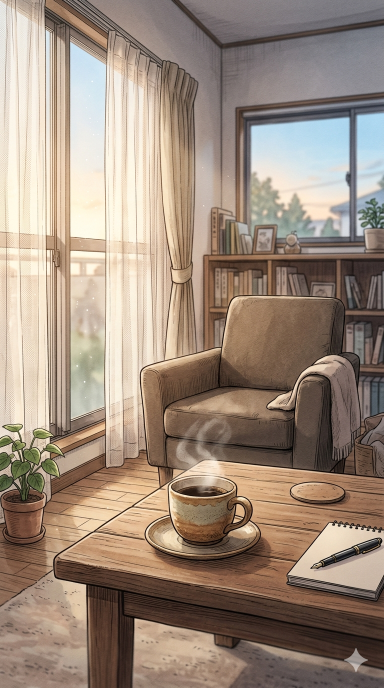
#> input picture backgrounds/reel_background.png, 768 x 1376 px (shown at 1/2 size)
$ python -i generate_reel.py   (imports and definitions only)
#> lines starting #> are read from the running program, lines starting #| are printed output that depends on the picture
#!/usr/bin/env python3
"""
Instagram リール自動生成パイプライン

使い方:
  1. script.txt に台本を書く
  2. export GEMINI_API_KEY=your_key
  3. python3 generate_reel.py [--skip-bg]

script.txt フォーマット（1行1スライド）:
  開始秒|テキスト|フェード秒
  開始秒|テキスト          ← フェードはデフォルト0.4秒
  開始秒|               ← 空テキスト（沈黙）
  # コメント行

オプション:
  --skip-bg   背景画像を再生成せず既存の reel_background.png を使う
"""

import os
import sys
import io
import wave
import tempfile
import urllib.request
import numpy as np
from PIL import Image, ImageDraw, ImageFont

try:
    from moviepy import VideoClip, AudioFileClip
    from moviepy.audio.fx import AudioLoop, MultiplyVolume
except ImportError:
    os.system(f"{sys.executable} -m pip install moviepy pillow numpy")
    from moviepy import VideoClip, AudioFileClip
    from moviepy.audio.fx import AudioLoop, MultiplyVolume

# ============================================================
# 設定
# ============================================================
WIDTH, HEIGHT  = 1080, 1920
SCRIPT_FILE    = "script.txt"
BG_IMAGE_PATH  = "backgrounds/reel_background.png"
REELS_DIR      = "reels"
FONT_SIZE      = 70
MARGIN_X       = 100
TEXT_MAX_W     = WIDTH - MARGIN_X * 2   # 880px
LINE_SPACING   = 0.65
TEXT_COLOR     = (255, 255, 255)
SHADOW_COLOR   = (0,   0,   0)
SHADOW_OFFSET  = 3
DARK_OVERLAY   = 0.40    # 背景暗化（0=そのまま / 1=真っ黒）
FPS            = 30
TAIL_PADDING   = 2.0     # 最終スライド後の余白（秒）
DEFAULT_FADE   = 0.4     # フェード秒のデフォルト
BGM_PATH       = "bgm.mp3"
BGM_VOLUME     = 0.25
NOISE_VOLUME   = 0.04
WATERMARK_SIZE = 110     # 右下の黒塗りサイズ（px）


# ============================================================
# 台本パース
# ============================================================
# [174 lines left out: functions parse_script, build_image_prompt, generate_background_hf, generate_background, remove_watermark, not called in this run]


# ============================================================
# 背景リサイズ＋暗化
# ============================================================
def load_background(image_path):
#> called with image_path = 'backgrounds/reel_background.png'
    img = Image.open(image_path).convert("RGB")
    print(f"背景読み込み: {img.size}")
#| 背景読み込み: (768, 1376)

    # カバーリサイズ
    tr = WIDTH / HEIGHT
    sr = img.width / img.height
#> sr = 0.558
    if sr > tr:
        nw, nh = int(img.width * HEIGHT / img.height), HEIGHT
    else:
        nw, nh = WIDTH, int(img.height * WIDTH / img.width)
#> nw = 1080; nh = 1935
    img  = img.resize((nw, nh), Image.LANCZOS)
#> img: PIL image 1080x1935 RGB
    left = (nw - WIDTH)  // 2
#> left = 0
    top  = (nh - HEIGHT) // 2
#> top = 7
    img  = img.crop((left, top, left + WIDTH, top + HEIGHT))
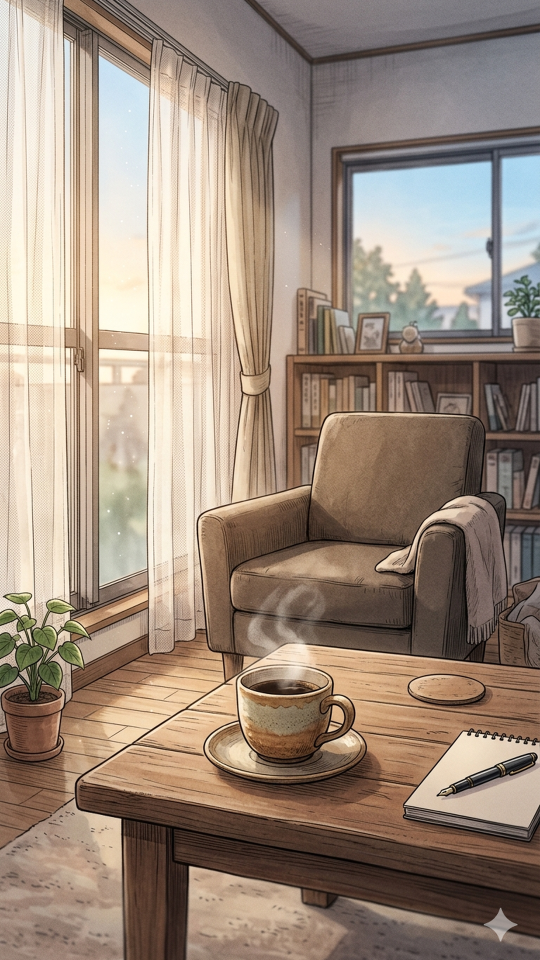
#> img: PIL image 1080x1920 RGB (shown at 1/2 size); mean R, G, B 157.3, 139.5, 124.6

    # 暗化オーバーレイ
    overlay = Image.new("RGB", (WIDTH, HEIGHT), (0, 0, 0))
#> overlay: PIL image 1080x1920 RGB; every value is 0
    img = Image.blend(img, overlay, DARK_OVERLAY)
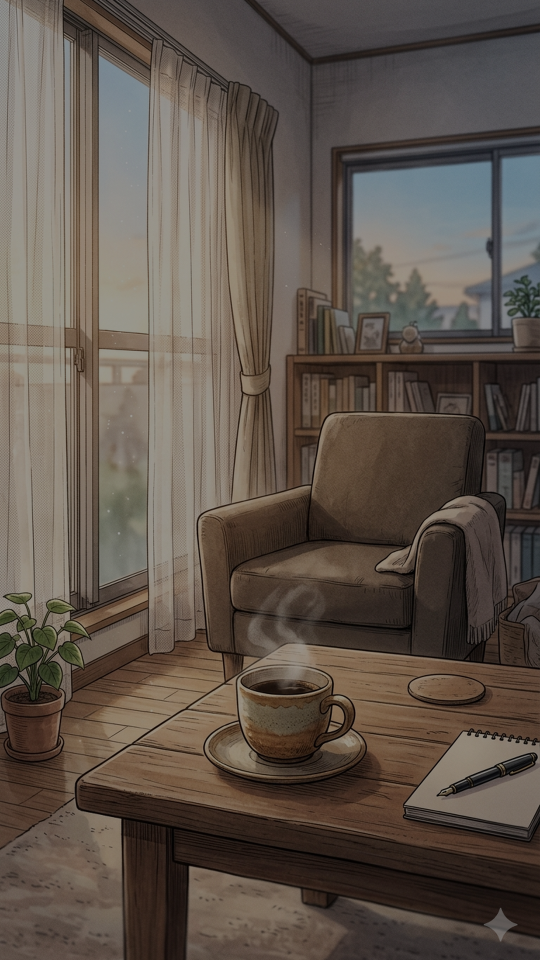
#> img: PIL image 1080x1920 RGB (shown at 1/2 size); mean R, G, B 94, 83.3, 74.3
    return img


# ============================================================
# フォント
# ============================================================
# [213 lines left out: functions ensure_font, tw, wrap, _wrap_para, render_frame, make_noise and 2 more, not called in this run]


# [2 lines not run here, left out]

>>> result = load_background('backgrounds/reel_background.png')
